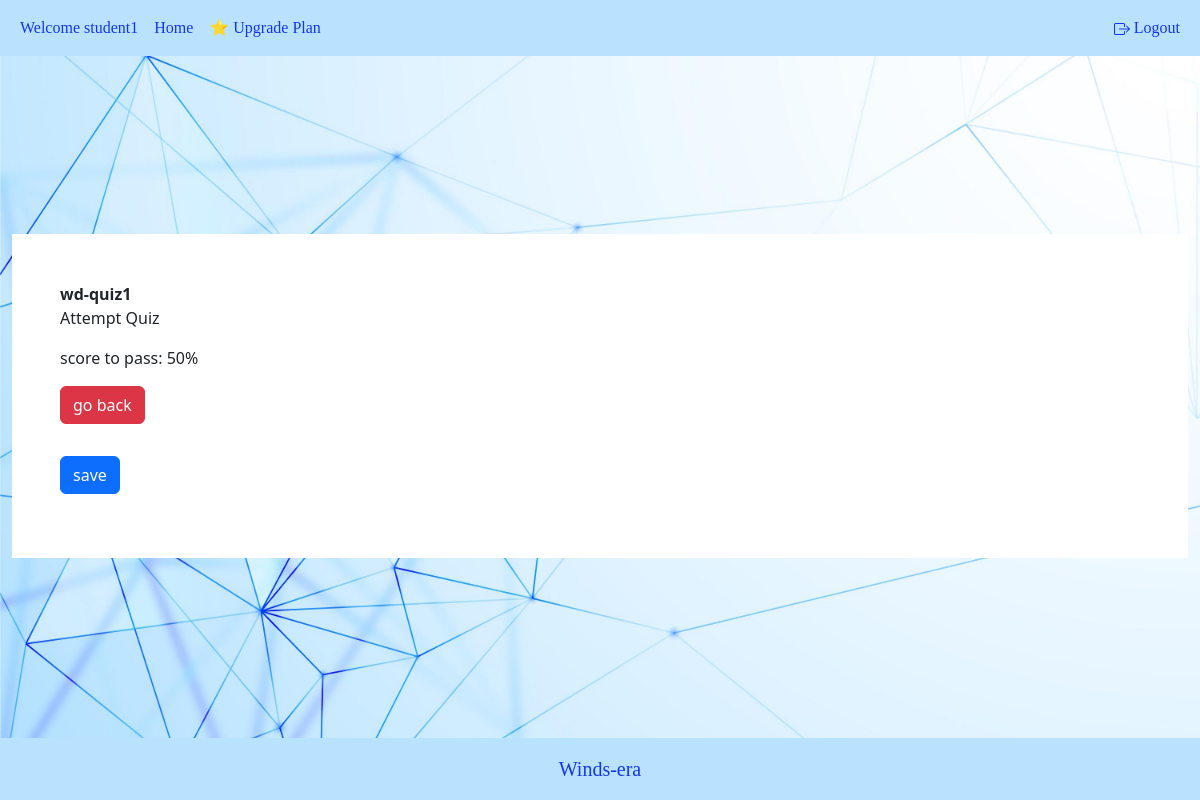
The app's page /quiz/Web_Development/1/ (signed in) with its own data.
### user_account/models.py (models this page shows, shortened)
class User(AbstractBaseUser):
    username = models.CharField(max_length=20, unique=True)
    date_joined = models.DateTimeField(auto_now_add=True)
    last_login = models.DateTimeField(auto_now=True)
    is_admin = models.BooleanField(default=False)
    is_active = models.BooleanField(default=True)
    is_staff = models.BooleanField(default=False)
    is_superuser = models.BooleanField(default=False)
    user_choices = [
        ('STUDENT', 'Student'),
        ('MENTOR', 'Mentor'),
        ('ADMIN', 'Admin')
    ]
    plan_choices = [
        ('Basic', 'Basic'),
        ('Super', 'Super'),
        ('Pro', 'Pro')
    ]
    email = models.EmailField(max_length=60, unique=True)
    user_role = models.CharField(max_length=10, choices=user_choices)
    plan = models.CharField(max_length=10, choices=plan_choices, default='Basic')
    USERNAME_FIELD = 'username'
    REQUIRED_FIELDS = ['email', 'user_role']
    objects = UserManager()

### quiz/models.py (models this page shows, shortened)
class Quiz(models.Model):
    name = models.CharField(max_length=120)
    topic = models.CharField(max_length=120)
    number_of_questions = models.IntegerField()
    time = models.IntegerField(help_text="duration of the quiz in minutes")
    required_score_to_pass = models.IntegerField(help_text="required score in %")
    difficulty = models.CharField(max_length=6, choices=DIFF_CHOICES)
    class Meta:
        verbose_name_plural = 'Quizes'

### quiz/views.py (the view)
# urls.py: path('<str:slug>/<int:pk>/', quiz_view, name='quiz-view'),
@login_required
def quiz_view(request, slug, pk):
    quiz = Quiz.objects.get(pk=pk)
    return render(request, 'quiz/quiz.html', {'obj': quiz, 'slug':slug})

### quiz/templates/quiz/quiz.html (shortened to what this page needs)
{% extends "root.html" %} {% load static %} {% block content %}
<div class="bg-white p-5">
  <div class="row">
    <div class="col">
      <b>{{obj.name}}</b>
      <p>Attempt Quiz</p>
      <p>score to pass: {{obj.required_score_to_pass}}%</p>
    </div>
    <div class="col text-right" id="timer-box"></div>
  </div>
  <a href="{% url 'quiz:main-view' slug=slug %} " class="btn btn-danger"
    >go back</a
  >
  <form id="quiz-form" class="mt-3 mb-3">
    <button type="submit" class="btn btn-primary mt-3">save</button>
  </form>
</div>
{% endblock content %}

### templates/snippets/header.html (shortened to what this page needs)
    <nav class="navbar navbar-expand-sm navbar-dark fixed-top border-bottom-shadow-sm" style="background-color:#B9E2FE">
        {% if request.user.is_authenticated %}
        <div class="container-fluid d-flex">
        <ul class="navbar-nav">
            <li class="nav-item"><a class="nav-link disabled" style="color:#1535F6;font-family: 'Al Bayan';">Welcome {{ request.user.username }}</a></li>
            <li class="nav-item"><a class="nav-link" href={% url 'website_content:home' %} style="color:#1535F6;font-family: 'Al Bayan';"> Home</a></li>
            {% if request.user.user_role == 'STUDENT' %}
              <li class="nav-item"><a class="nav-link" href={% url 'website_content:plan_details' %} style="color:#1535F6;font-family: 'Al Bayan';">⭐ Upgrade Plan</a></li>
              {% elif request.user.user_role == 'MENTOR' %}
              <li class="nav-item"><a class="nav-link" href="{% url 'website_content:access_grades' %}" style="color:#1535F6;font-family: 'Al Bayan';">Student Grades</a></li>
            {% endif %}
        </ul>
        <ul class="navbar-nav">
            <li class="nav-item"><a class="nav-link" href={% url 'user_account:logout' %} style="color:#1535F6;font-family: 'Al Bayan';">
                Logout</a></li>
          </ul>
        </div>
        {% endif %}
      </nav>

### static/css/main.css (style rules this page uses)
html, body { height: 100%; margin: 0; }
body { display: flex; align-items: center; padding-bottom: 5rem; }

### records on screen
User: user.username "student1"
Quiz: name "wd-quiz1", required_score_to_pass "50"
